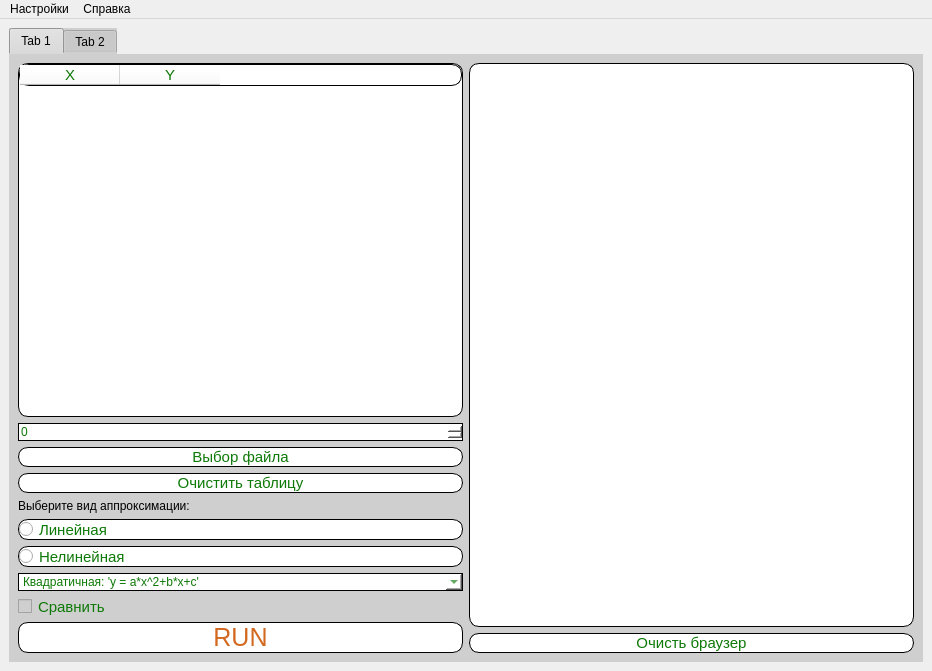
<?xml version="1.0" encoding="UTF-8"?>
<ui version="4.0">
 <class>Function_approximation</class>
 <widget class="QMainWindow" name="Function_approximation">
  <property name="geometry">
   <rect>
    <x>0</x>
    <y>0</y>
    <width>932</width>
    <height>671</height>
   </rect>
  </property>
  <property name="windowTitle">
   <string>MainWindow</string>
  </property>
  <property name="styleSheet">
   <string notr="true"/>
  </property>
  <widget class="QWidget" name="centralwidget">
   <layout class="QGridLayout" name="gridLayout_3">
    <item row="0" column="0">
     <widget class="QTabWidget" name="tabWidget">
      <property name="styleSheet">
       <string notr="true">background-color: rgb(207, 207, 207);
border-color: rgb(207, 207, 207);</string>
      </property>
      <property name="currentIndex">
       <number>0</number>
      </property>
      <widget class="QWidget" name="tab">
       <attribute name="title">
        <string>Tab 1</string>
       </attribute>
       <layout class="QGridLayout" name="gridLayout">
        <item row="0" column="0" rowspan="3">
         <layout class="QVBoxLayout" name="verticalLayout_2">
          <item>
           <widget class="QTableWidget" name="tableWidget">
            <property name="styleSheet">
             <string notr="true">background-color: rgb(255, 255, 255);
border-radius: 10px;
font-size: 15px;
color: #0d7907;
font: 1.2rem &quot;Fira Sans&quot;, sans-serif;
border:0.5px solid black;</string>
            </property>
            <column>
             <property name="text">
              <string>X</string>
             </property>
            </column>
            <column>
             <property name="text">
              <string>Y</string>
             </property>
            </column>
           </widget>
          </item>
          <item>
           <widget class="QSpinBox" name="spin">
            <property name="styleSheet">
             <string notr="true">background-color: rgb(255, 255, 255);
border-radius: 10px;
font-size: 12px;
color: #0d7907;
font: 1.2rem &quot;Fira Sans&quot;, sans-serif;
border:0.5px solid black;</string>
            </property>
           </widget>
          </item>
          <item>
           <widget class="QPushButton" name="button_file">
            <property name="styleSheet">
             <string notr="true">QPushButton {
    background-color: rgb(255, 255, 255);
	border-radius: 10px;
	font-size: 15px;
	color: #0d7907;
	font: 1.2rem &quot;Fira Sans&quot;, sans-serif;
	border:0.5px solid black;
}
QPushButton:hover {
    background-color: lightgreen;
}</string>
            </property>
            <property name="text">
             <string>Выбор файла</string>
            </property>
           </widget>
          </item>
          <item>
           <widget class="QPushButton" name="clear_button_table">
            <property name="styleSheet">
             <string notr="true">QPushButton {
    background-color: rgb(255, 255, 255);
	border-radius: 10px;
	font-size: 15px;
	color: #0d7907;
	font: 1.2rem &quot;Fira Sans&quot;, sans-serif;
	border:0.5px solid black;
}
QPushButton:hover {
    background-color: lightgreen;
}</string>
            </property>
            <property name="text">
             <string>Очистить таблицу</string>
            </property>
           </widget>
          </item>
          <item>
           <widget class="QLabel" name="label">
            <property name="styleSheet">
             <string notr="true">border-radius: 10px;
font-size: 12px;
font: 1.2rem &quot;Fira Sans&quot;, sans-serif;</string>
            </property>
            <property name="text">
             <string>Выберите вид аппроксимации:</string>
            </property>
           </widget>
          </item>
          <item>
           <layout class="QVBoxLayout" name="verticalLayout_3">
            <item>
             <widget class="QRadioButton" name="linear_radioButton">
              <property name="styleSheet">
               <string notr="true">background-color: rgb(255, 255, 255);
border-radius: 10px;
font-size: 15px;
color: #0d7907;
font: 1.2rem &quot;Fira Sans&quot;, sans-serif;
border:0.5px solid black;</string>
              </property>
              <property name="text">
               <string>Линейная</string>
              </property>
             </widget>
            </item>
            <item>
             <widget class="QRadioButton" name="nonlinear_radioButton">
              <property name="styleSheet">
               <string notr="true">background-color: rgb(255, 255, 255);
border-radius: 10px;
font-size: 15px;
color: #0d7907;
font: 1.2rem &quot;Fira Sans&quot;, sans-serif;
border:0.5px solid black;</string>
              </property>
              <property name="text">
               <string>Нелинейная</string>
              </property>
             </widget>
            </item>
            <item>
             <widget class="QComboBox" name="comboBox">
              <property name="styleSheet">
               <string notr="true">background-color: rgb(255, 255, 255);
border-radius: 10px;
font-size: 12px;
color: #0d7907;
font: 1.2rem &quot;Fira Sans&quot;, sans-serif;
border:0.5px solid black;</string>
              </property>
              <item>
               <property name="text">
                <string>Квадратичная: 'y = a*x^2+b*x+c'</string>
               </property>
              </item>
              <item>
               <property name="text">
                <string>Кубическая: 'y = a*x^3 + b*x^2 + c*x + d'</string>
               </property>
              </item>
              <item>
               <property name="text">
                <string>Степенная:  'y = k*x^n'</string>
               </property>
              </item>
              <item>
               <property name="text">
                <string>Экспоненциальная I типа: 'y = a*exp(b^x)'</string>
               </property>
              </item>
              <item>
               <property name="text">
                <string>Экспоненциальная II типа: 'y = a*b^x'</string>
               </property>
              </item>
              <item>
               <property name="text">
                <string>Логарифмическая: 'y = b + a*log(x)'</string>
               </property>
              </item>
              <item>
               <property name="text">
                <string>Гиперболическая:  'y = b+a/x'</string>
               </property>
              </item>
             </widget>
            </item>
            <item>
             <widget class="QCheckBox" name="compare_checkBox">
              <property name="styleSheet">
               <string notr="true">font-size: 15px;
border-radius: 20px;
color: #0d7907;
font: 1.2rem &quot;Fira Sans&quot;, sans-serif;</string>
              </property>
              <property name="text">
               <string>Сравнить</string>
              </property>
             </widget>
            </item>
            <item>
             <widget class="QPushButton" name="run_button">
              <property name="styleSheet">
               <string notr="true">QPushButton {
	background-color: rgb(255, 255, 255);
	border-radius: 10px;
	font-size: 25px;
	color: #D2691E;
	font: 1.2rem &quot;Fira Sans&quot;, sans-serif;
	border:0.5px solid black;
}
QPushButton::hover{
	background-color : lightgreen;
}
</string>
              </property>
              <property name="text">
               <string>RUN</string>
              </property>
             </widget>
            </item>
           </layout>
          </item>
         </layout>
        </item>
        <item row="0" column="1">
         <widget class="QTextBrowser" name="textBrowser">
          <property name="styleSheet">
           <string notr="true">background-color: rgb(255, 255, 255);
border-radius: 10px;
font-size: 12px;
color: #0d7907;
font: 1.2rem &quot;Fira Sans&quot;, sans-serif;
border:0.5px solid black;</string>
          </property>
         </widget>
        </item>
        <item row="1" column="1">
         <widget class="QPushButton" name="clear_button_browser">
          <property name="styleSheet">
           <string notr="true">QPushButton {
    background-color: rgb(255, 255, 255);
	border-radius: 10px;
	font-size: 15px;
	color: #0d7907;
	font: 1.2rem &quot;Fira Sans&quot;, sans-serif;
	border:0.5px solid black;
}
QPushButton:hover {
    background-color: lightgreen;
}</string>
          </property>
          <property name="text">
           <string>Очисть браузер</string>
          </property>
         </widget>
        </item>
        <item row="2" column="1">
         <layout class="QVBoxLayout" name="verticalLayout">
          <property name="sizeConstraint">
           <enum>QLayout::SetDefaultConstraint</enum>
          </property>
         </layout>
        </item>
       </layout>
      </widget>
      <widget class="QWidget" name="tab_2">
       <attribute name="title">
        <string>Tab 2</string>
       </attribute>
       <layout class="QGridLayout" name="gridLayout_2">
        <item row="0" column="0" rowspan="5">
         <widget class="QTableView" name="view">
          <property name="styleSheet">
           <string notr="true">background-color: rgb(255, 255, 255);
border-radius: 10px;
color: #0d7907;
font: 1.2rem &quot;Fira Sans&quot;, sans-serif;
border:0.5px solid black;</string>
          </property>
         </widget>
        </item>
        <item row="0" column="1">
         <widget class="QSpinBox" name="id_spin">
          <property name="styleSheet">
           <string notr="true">background-color: rgb(255, 255, 255);
border-radius: 10px;
font-size: 20px;
color: #0d7907;
font: 1.2rem &quot;Fira Sans&quot;, sans-serif;
border:0.5px solid black;</string>
          </property>
         </widget>
        </item>
        <item row="1" column="1">
         <widget class="QPushButton" name="del_button">
          <property name="styleSheet">
           <string notr="true">QPushButton {
    background-color: rgb(255, 255, 255);
	border-radius: 10px;
	font-size: 20px;
	color: #0d7907;
	font: 1.2rem &quot;Fira Sans&quot;, sans-serif;
	border:0.5px solid black;
}
QPushButton:hover {
    background-color: lightgreen;
}</string>
          </property>
          <property name="text">
           <string>Удалить</string>
          </property>
         </widget>
        </item>
        <item row="2" column="1">
         <widget class="QPushButton" name="save_button">
          <property name="styleSheet">
           <string notr="true">QPushButton {
    background-color: rgb(255, 255, 255);
	border-radius: 10px;
	font-size: 20px;
	color: #0d7907;
	font: 1.2rem &quot;Fira Sans&quot;, sans-serif;
	border:0.5px solid black;
}
QPushButton:hover {
    background-color: lightgreen;
}</string>
          </property>
          <property name="text">
           <string>Сохранить</string>
          </property>
         </widget>
        </item>
        <item row="3" column="1">
         <widget class="QPushButton" name="change_button">
          <property name="styleSheet">
           <string notr="true">QPushButton {
    background-color: rgb(255, 255, 255);
	border-radius: 10px;
	font-size: 20px;
	color: #0d7907;
	font: 1.2rem &quot;Fira Sans&quot;, sans-serif;
	border:0.5px solid black;
}
QPushButton:hover {
    background-color: lightgreen;
}</string>
          </property>
          <property name="text">
           <string>Загрузить</string>
          </property>
         </widget>
        </item>
        <item row="4" column="1">
         <widget class="QTableWidget" name="table_for_db">
          <property name="styleSheet">
           <string notr="true">background-color: rgb(255, 255, 255);
border-radius: 10px;
color: #0d7907;
font: 1.2rem &quot;Fira Sans&quot;, sans-serif;
border:0.5px solid black;</string>
          </property>
         </widget>
        </item>
       </layout>
      </widget>
     </widget>
    </item>
   </layout>
  </widget>
  <widget class="QMenuBar" name="menuBar">
   <property name="geometry">
    <rect>
     <x>0</x>
     <y>0</y>
     <width>932</width>
     <height>21</height>
    </rect>
   </property>
   <widget class="QMenu" name="menu">
    <property name="title">
     <string>Настройки</string>
    </property>
    <widget class="QMenu" name="menu_3">
     <property name="title">
      <string>Язык</string>
     </property>
     <addaction name="action_rus"/>
     <addaction name="action_en"/>
    </widget>
    <addaction name="menu_3"/>
    <addaction name="separator"/>
    <addaction name="action_exit"/>
   </widget>
   <widget class="QMenu" name="menu_2">
    <property name="title">
     <string>Справка</string>
    </property>
    <addaction name="action_reference"/>
   </widget>
   <addaction name="menu"/>
   <addaction name="menu_2"/>
  </widget>
  <action name="action_exit">
   <property name="text">
    <string>Выход</string>
   </property>
  </action>
  <action name="action_rus">
   <property name="text">
    <string>Английский</string>
   </property>
  </action>
  <action name="action_en">
   <property name="text">
    <string>Русский</string>
   </property>
  </action>
  <action name="action_reference">
   <property name="text">
    <string>О прогрмме</string>
   </property>
  </action>
 </widget>
 <resources/>
 <connections/>
</ui>
